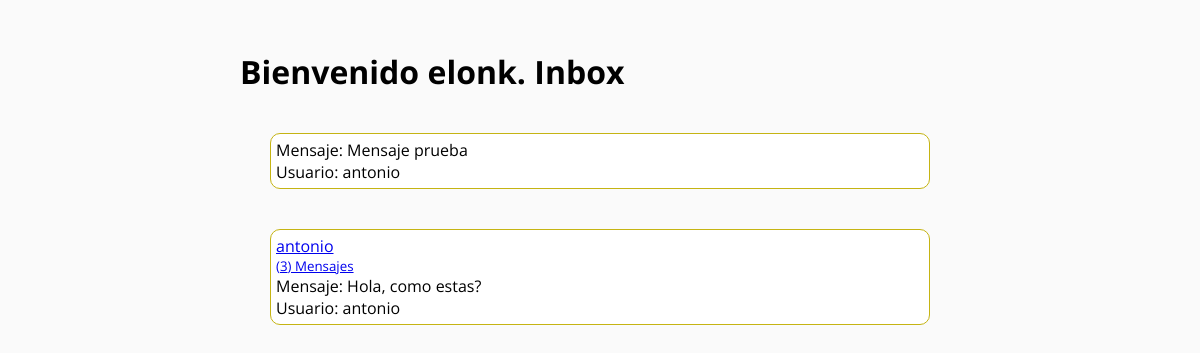
The page / (signed in) on the database its author committed.
### Dm/models.py (models this page shows)
class ModelBase(models.Model):
    id = models.UUIDField(default=uuid.uuid4, primary_key=True, db_index=True, editable=False)
    time = models.DateTimeField(auto_now_add=True)
    update = models.DateTimeField(auto_now=True)
    class Meta:
        abstract = True

class Chanel(ModelBase):
    users = models.ManyToManyField(User, blank=True, through = ChanelUser)
    objects = ChanelManager()

class ChanelMessage(ModelBase):
    chanel = models.ForeignKey("Chanel", on_delete=models.CASCADE)
    user = models.ForeignKey(User, on_delete = models.CASCADE)
    text = models.TextField()

class ChanelUser(ModelBase):
    chanel = models.ForeignKey("Chanel", null = True, on_delete = models.SET_NULL)
    user = models.ForeignKey(User, on_delete = models.CASCADE)

### Dm/views.py (the view)
# urls.py: path("",Inbox.as_view(), name="inbox"),
class Inbox(View):
    def get(self, request):
        inbox = Chanel.objects.filter(chaneluser__user__in=[request.user.id])
        context = {
            "inbox":inbox
        }
        return render(request, 'inbox.html', context)

### Dm/models.py (called while the page is built)
    def get_queryset(self, *args, **kwargs):
        return ChanelQuerySet(self.model, using=self._db)

### template/inbox.html (shortened to what this page needs)
{% extends 'base.html' %}
{% block container %}
<h1>
    Bienvenido {{user}}. Inbox
</h1>
{% for inbox in inbox %}
<div class="div_inbox">
    {% for second_user in inbox.chaneluser_set.all %}
        {% if second_user.user == request.user %}
        {% else %}
            <a href="{% url 'detailms' second_user.user.username %}">
                <p>
                    {{second_user.user}}
                </p>
                <small>
                    ({{inbox.chanelmessage_set.count}}) Mensajes
                </small>
            </a>
        {% endif %}
    {% endfor %}
    {% if inbox.chanelmessage_set.count != 0 %}
            <div class="div_ms_inbox">
                {% with last_message=inbox.chanelmessage_set.last %}
                    <p>
                        Mensaje: {{last_message.text}}
                    </p>
                    <p>
                        Usuario: {{last_message.user}}
                    </p>
                {% endwith%}
            </div>
    {% else %}
            <p>
                No hay mensajes en el chat
            </p>
    {% endif %}
</div>
{% empty %}
<h2>
    Inbox Vacio
</h2>
{% endfor%}
{% endblock %}

### template/base.html (style rules this page uses)
* { margin: 0; padding: 0; }
body { background: #fafafa; }
h1, h2, h3, p, small { font-family: 'Open Sans', sans-serif; }

### template/inbox.html (style rules this page uses)
.div_inbox { width: 90%; margin: 40px auto; background: #ffffff; border-radius: 10px; border: 1px solid rgb(197, 180, 19); padding: 5px; }

### rows shown on the page
Chanel: chanelmessage_set.last.text "Mensaje prueba", chanelmessage_set.last.user "antonio"
Chanel: chanelmessage_set.count "3", chanelmessage_set.last.text "Hola, como estas?", chanelmessage_set.last.user "antonio"
ChanelUser: user "antonio"

### other values the page prints
{{ user }} "elonk"
